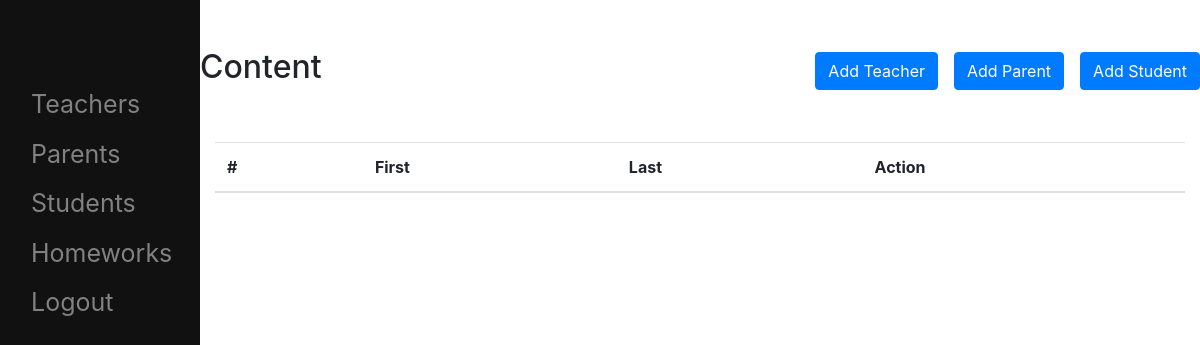
Page /pages/dashboard.php?member=student (signed in) on the earlier database version.
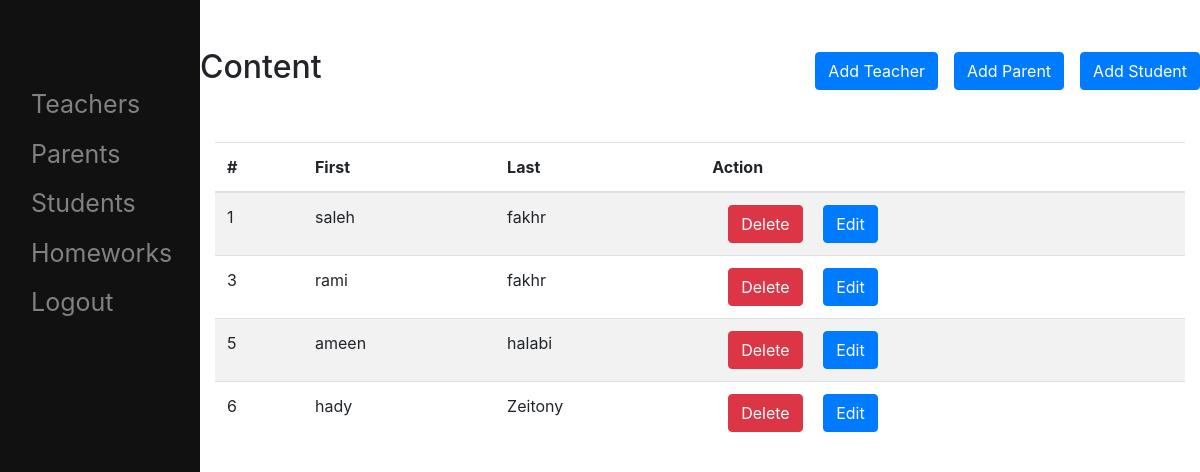
Same page on the later database version.
### tables this page shows
CREATE TABLE `students` (
  `studentID` int(11) NOT NULL,
  `studentFirstName` varchar(100) NOT NULL,
  `studentLastName` varchar(100) NOT NULL,
  `studentClass` int(10) NOT NULL,
  `studentParent` int(10) NOT NULL
);

### pages/dashboard.php (the view, shortened to what this page needs)
<!DOCTYPE html>
<html>
<head>
    <link rel="stylesheet" href="../styles/dashboard.css" />
    <link rel="stylesheet" href="https://stackpath.bootstrapcdn.com/bootstrap/4.4.1/css/bootstrap.min.css"
 />
</head>
<body>
    <div class="dashboard-container container">
        <div class="row">
            <div class="sidemenu-container col-md-2">
                <div style="height:5em"></div>
                <a href="dashboard.php?member=teacher">Teachers</a>
                <a href="dashboard.php?member=parent">Parents</a>
                <a href="dashboard.php?member=student">Students</a>
                <a href="dashboard.php?member=assignment">Homeworks</a>
                <a href="dashboard.php?member=logout">Logout</a>
            </div>
            <div class="content-container col-md-10">
                <div class="row" id="mainContainer">
                    <div style="display: flex;flex:0.4">
                        <h2>Content</h2>
                    </div>
                    <div style="display: flex;flex:0.6;align-items: center; justify-content: flex-end;">
                        <button type="button" class="btn btn-primary"><a
                                href="dashboard.php?member=add&subMember=teacher" class="button-add">Add Teacher</a>
                        </button>
                        <button type="button" class="btn btn-primary"><a
                                href="dashboard.php?member=add&subMember=parent" class="button-add">Add Parent</a>
                        </button>
                        <button type="button" class="btn btn-primary"><a
                                href="dashboard.php?member=add&subMember=student" class="button-add">Add Student</a>
                        </button>
                    </div>
                </div>
                <?php
                if (isset($_GET['member'])) {
                    $member = $_GET['member'];
                    if (isset($_GET['subMember'])) {
                        $subMember = $_GET['subMember'];
                    } else {
                        $subMember = "";
                    }
                    runMyFunction($member, $subMember);
                } else {
                    if ($_SESSION["userRole"] == "admin") {
                        runMyFunction("teacher");
                    } else runMyFunction("assignment");
                }
                function runMyFunction($member, $subMember = "")
                {
                    require("connection.php");
                    if (isset($_SESSION['is_logged_in'])) {
                        if ($_SESSION['is_logged_in'] == 1) {
                            switch ($member) {
                                case 'student':
                                    $query = "SELECT * FROM students";
                                    $result = mysqli_query($con, $query);
                                    $r = mysqli_num_rows($result);
                                    echo "<table class='table table-striped'><thead> <tr>";
                                    echo "<th scope='col'>#</th>  <th scope='col'>First</th><th scope='col'>Last</th><th scope='col'>Action</th></tr></thead><tbody>";
                                    for ($j = 0; $j < $r; $j++) {
                                        $row = mysqli_fetch_row($result);
                                        echo "<tr><td> $row[0] </td> <td>$row[1] </td><td>$row[2] </td><td><button class='btn btn-danger' >Delete</button> <button class='btn btn-primary'>Edit</button> </td></tr>";
                                    }
                                    echo "</tbody></table>";
                                    break;
                            }
                        }
                    } else {
                        echo "<script> location.replace('login.php') </script>";
                    }
                }
                ?>
            </div>
        </div>
    </div>
</body>
</html>

### styles/dashboard.css (style rules this page uses)
.dashboard-container { max-width: 100vw !important; }
h2 { padding: 1.5em 0; }
button { margin-left: 1em !important; }
.sidemenu-container { height: 100vh; background-color: #111; overflow-x: hidden; }
.sidemenu-container a { padding: 6px 8px 6px 16px; text-decoration: none; font-size: 25px; color: #818181; display: block; }
.button-add { color: #fff; }

Differences in the rows shown:
added students: studentID "1", studentFirstName "saleh", studentLastName "fakhr"
added students: studentID "3", studentFirstName "rami", studentLastName "fakhr"
added students: studentID "5", studentFirstName "ameen", studentLastName "halabi"
added students: studentID "6", studentFirstName "hady", studentLastName "Zeitony"
